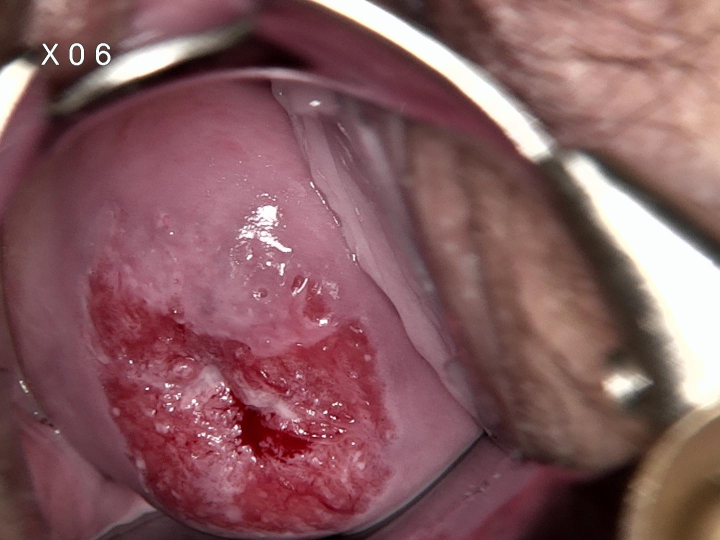
#> input picture data/cervical/vinegar/2/0044.jpeg, 1440 x 1080 px, given as the content of the folder ./vinegar_balanced/vinegar/train/1, which was not available (shown at 1/2 size)
$ python histogram_crop_preprocess.py
#> lines starting #> are read from the running program, lines starting #| are printed output that depends on the picture; pictures that were not available may be replaced by others from this repository, and a replacement may not be noted
#!/usr/bin/env python
# coding: utf-8

# In[30]:


import cv2
import os
import numpy as np
from matplotlib import pyplot as plt
get_ipython().run_line_magic('matplotlib', 'inline')

base_dir = "./vinegar_balanced/vinegar"
save_dir = "./vinegar_hist_crop"
data_set = ["train","validation","test"]
classes = ["1","2","3","cancer"]
for i in range(3):
    for j in range(3):
        work_dir = os.path.join(base_dir,data_set[i])
        work_dir = os.path.join(work_dir,classes[j])
        pic_list = os.listdir(work_dir)
        for pic in pic_list:
            img = cv2.imread(os.path.join(work_dir,str(pic)))
#> img is the input picture: shape (1080, 1440, 3); mean B, G, R 94.7, 90.8, 133.3
            b,g,r = cv2.split(img)
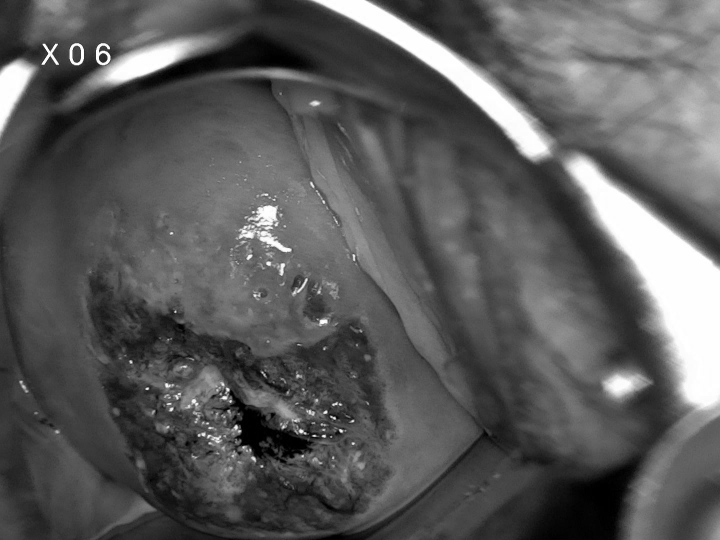
#> g: shape (1080, 1440) (shown at 1/2 size); min 0, max 255, mean 90.8
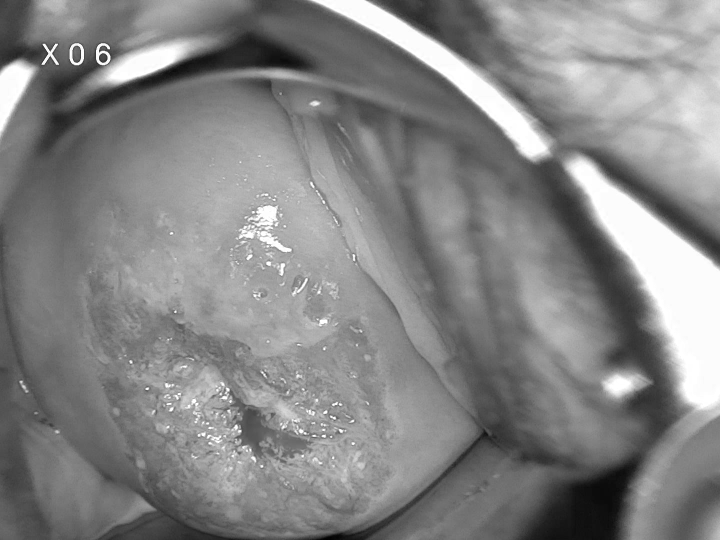
#> r: shape (1080, 1440) (shown at 1/2 size); min 0, max 255, mean 133.3
#            img_rgb = cv2.merge([r,g,b])
#            plt.imshow(img_rgb)
#            plt.show()
            # 彩色图像均衡化,需要分解通道 对每一个通道均衡化
            bH = cv2.equalizeHist(b)
            gH = cv2.equalizeHist(g)
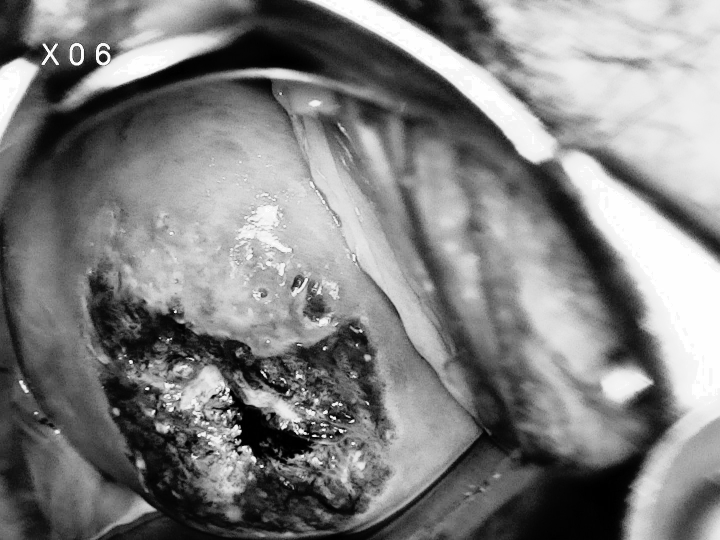
#> gH: shape (1080, 1440) (shown at 1/2 size); min 0, max 255, mean 128
            rH = cv2.equalizeHist(r)
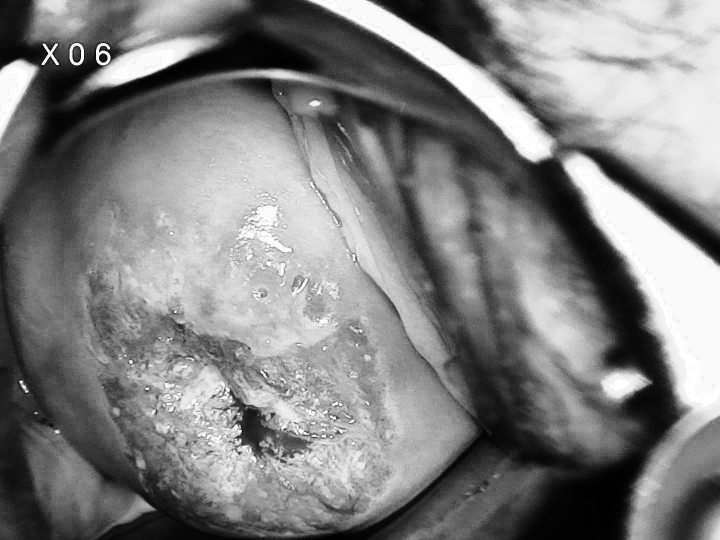
#> rH: shape (1080, 1440) (shown at 1/2 size); min 0, max 255, mean 128.5
            bh = bH[:,200:-200]
            gh = gH[:,200:-200]
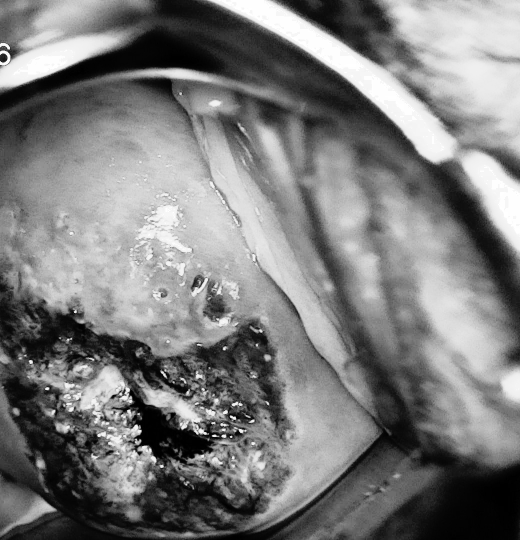
#> gh: shape (1080, 1040) (shown at 1/2 size); min 0, max 255, mean 124
            rh = rH[:,200:-200]
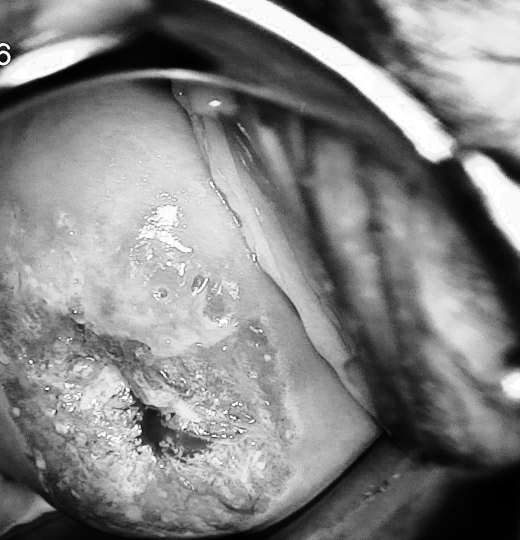
#> rh: shape (1080, 1040) (shown at 1/2 size); min 0, max 255, mean 130
            # 合并每一个通道
            #result = cv2.merge((rH, gH, bH))
            result = cv2.merge((bh, gh, rh))
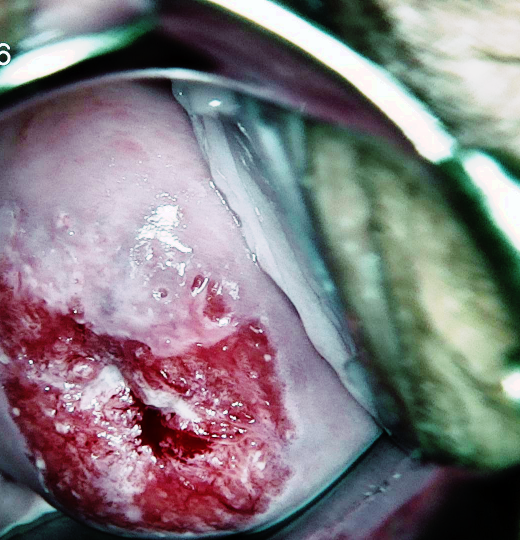
#> result: shape (1080, 1040, 3) (shown at 1/2 size); mean B, G, R 128.1, 124, 130
            save_path = os.path.join(os.path.join(save_dir,data_set[i]))
            save_path = os.path.join(os.path.join(save_path,classes[j]))
            if not os.path.exists(save_path):
                os.makedirs(save_path)
            cv2.imwrite(os.path.join(save_path,pic),result)
#            plt.imshow(result)
#            plt.show()
